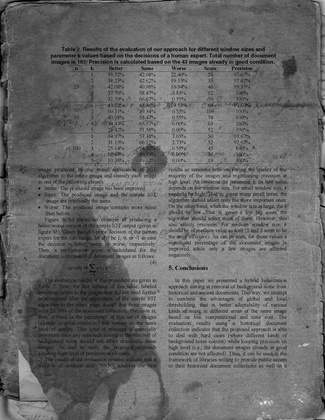
%> input picture code/Part 1/3_10.jpg, 325 x 420 px, shrunk from 1700 x 2199 before the run
$ octave --eval "result = CalcStrokeWidth(imread('3_10.jpg'));"   (GNU Octave 9; MATLAB toolbox functions it lacks are replaced by stand-ins)
%> lines starting %> are read from the running program, lines starting %| are printed output that depends on the picture; in (x1, y1, x2, y2) boxes, pixels count from 0 and x2, y2 are one past the last pixel; in counts of white or black regions, pixels touching at a corner belong together; the program's own positions count from 1
function M  = CalcStrokeWidth( input_image )
% This function finds the estimated stroke width M of text in the input
% image (constrast image, text = 1 and bg = 0)

% image size
[im_h, im_w] = size(input_image);
%> im_h = 420; im_w = 325

%% Stroke width detection %%

%# Create the average filter with hsize = 3
F_avg = fspecial('average', 3);
%# Filter it
I_avg = imfilter(input_image, F_avg);
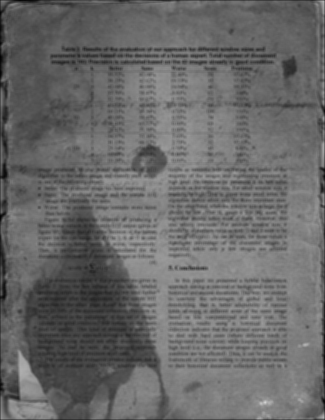
%> I_avg: size 420x325 uint8; min 2, max 210, mean 104.8

%# Create the gaussian filter with hsize = [5 5] and sigma = 1
F_gaussian = fspecial('gaussian',[5 5], 1);
%# Filter it
I_g = imfilter(I_avg, F_gaussian, 'same');

%# Otsu's global thresholding
level = graythresh(I_g);
%> level = 0.388
BW = im2bw(I_g, level);
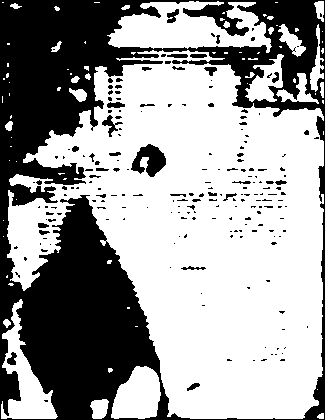
%> BW: size 420x325 logical; 62% white; 203 black regions (166 under 20 px), largest, box (x1, y1, x2, y2) and area: (0, 0, 325, 420) 48597, (131, 144, 166, 177) 670, (102, 115, 123, 137) 146

%# Compute stroke width w
count = cell(im_w, 1);

for l = 1:im_w
    count{l} = 0;
end
%> after the loop, count = 325 items

for i = 1:im_h

    l = 1;
    len = 0;
    while(l <= im_w)
        if(BW(i, l) == 0)
            if(len ~= 0)
                count{len} = count{len} + 1;
            end

            l = l + 1;
            len = 0;

        elseif(BW(i, l) == 1)
            len = len + 1;
            l = l + 1;
        end
    end
end

wSum = 0;
aSum = 0;
for l = 1:im_w
    wSum = wSum + (count{l} * l);
    aSum = aSum + count{l};
end
%> this loop made 325 passes
%> (wSum, aSum) on passes 1 to 3: (104, 104), (416, 260), (965, 443)
%> after the loop, aSum = 2170; wSum = 84605

% stroke width M
M = floor(wSum / aSum);
%> M = 38

end
